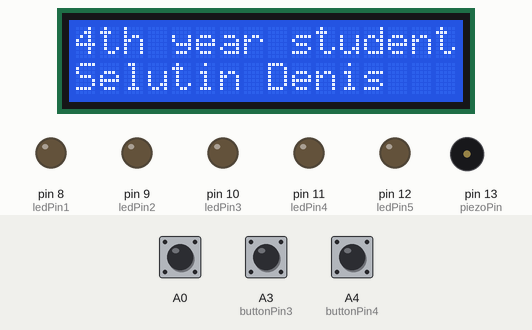
Simulated run of this sketch. Board: Arduino Uno, built with avr-gcc and run on an emulated ATmega328P. Shown: 16×2 character LCD, output pins drawn as LEDs (lit = HIGH), buzzer (waves = sounding). The inputs (shaded band) are chosen by the test bench; at power-on: A0 HIGH, A3 (buttonPin3) HIGH, A4 (buttonPin4) HIGH. Random numbers use the default seed unless the sketch sets one; what the sketch prints to the serial monitor is not drawn.

Above: at 3.1 s.
At 8.1 s:
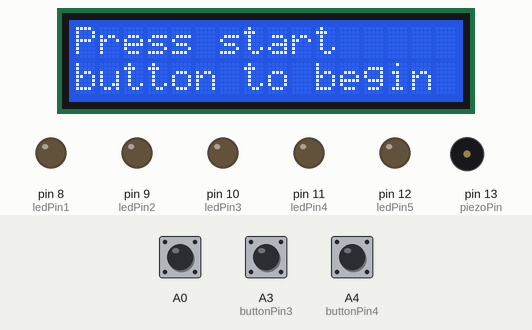
11.3 s: A0 pulled LOW for 0.15 s
At 12.7 s:
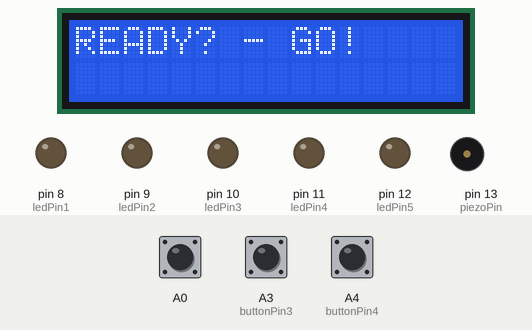
14.4 s: A3 (buttonPin3) pulled LOW for 3.2 s
At 17.6 s:
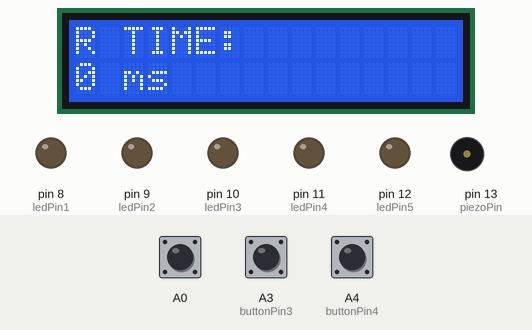
Timing chart, 0 to 26.6 s (numbered marks = the images above; inputs shaded):
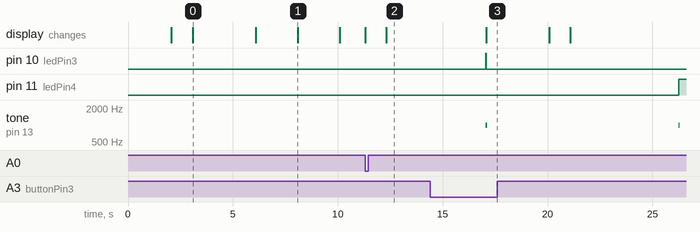

Measured:
- after the input at 11.3 s, the display: first changes at once (image 2 shows a later state)
- after the input at 14.4 s, pin 11 (ledPin4): LOW → HIGH after 11.8 s; the display: changes after 2.7 s (image 3)
- by itself, tone on pin 13 (piezoPin): alternates 1000 Hz for 0.05 s and silent for 9.1 s
- what the display in image 0 shows lasts 3.0 s, from 3.1 s to 6.1 s
- what the display in image 1 shows lasts 2.0 s, from 8.1 s to 10.1 s

The sketch:

Test.ino
```cpp
#include <LiquidCrystal.h>

// инициализация пинов дисплея
LiquidCrystal lcd(7, 6, 5, 4, 3, 2);

long randNumber; // переменная для выбора светодиода
int waitTime; // пауза разной величины перед включением светодиода
int startTime; // начало отсчёта

int reactionTime; // время реакции
int counter = 1; // счетчик попыток

int piezoPin = 13;
const int ledPin1 = 8; // светодиод 1
const int ledPin2 = 9;
const int ledPin3 = 10;
const int ledPin4 = 11;
const int ledPin5 = 12;
const int buttonPin1 = A1; // кнопка 1
const int buttonPin2 = A2;
const int buttonPin3 = A3;
const int buttonPin4 = A4;
const int buttonPin5 = A5;

int ledState1 = 0; // текущее состояние светодиод 1
int ledState2 = 0;
int ledState3 = 0;
int ledState4 = 0;
int ledState5 = 0;
boolean buttonWasUp = true; // состояние для кнопки вкл

void setup(){

Serial.begin(9600);
Serial.println("CLEARDATA"); // команда очистки таблицы Excel
Serial.println("LABEL,Date,Time,TRY,R Time"); // команда создания заголовков таблицы Excel
Serial.println("RESETTIMER");
pinMode(13, OUTPUT);
pinMode(ledPin1, OUTPUT); // задача режима работы пина светодиода
pinMode(ledPin2, OUTPUT);
pinMode(ledPin3, OUTPUT);
pinMode(ledPin4, OUTPUT);
pinMode(ledPin5, OUTPUT);
pinMode(buttonPin1, INPUT_PULLUP);// задача режима работы пина кнопки
pinMode(buttonPin2, INPUT_PULLUP);
pinMode(buttonPin3, INPUT_PULLUP);
pinMode(buttonPin4, INPUT_PULLUP);
pinMode(buttonPin5, INPUT_PULLUP);
pinMode(A0, INPUT_PULLUP); // задача режима работы для кнопки вкл

// команда инициализации экрана 16х2
lcd.begin(16, 2);
// команды вывода сообщений на экран дисплея
lcd.print("Welcome to the");
lcd.setCursor(0,2 );
lcd.print("reaction test");
delay(2000);
lcd.clear();// команда очистки дисплея
lcd.setCursor(0,0 );
lcd.print("Made by ");
delay(1000);
lcd.clear();
lcd.setCursor(0,0 );
lcd.print("4th year student");
lcd.setCursor(0,1 );
lcd.print("Selutin Denis");
delay(3000);
lcd.clear();
lcd.setCursor(0,0 );
lcd.print("Starting ");
lcd.setCursor(0,1 );
lcd.print("the test...");
delay(2000);
lcd.clear();
lcd.setCursor(0,0 );
lcd.print("Press start ");
lcd.setCursor(0,1 );
lcd.print("button to begin");
delay(2000);
lcd.clear();
}

void loop()
{
// цикл для начала тестирвования
boolean buttonIsUp = digitalRead(A0);
if (buttonWasUp && !buttonIsUp) {
delay(10);
buttonIsUp = digitalRead(7);
while(!buttonIsUp) {

while (counter <= 10) {
// Печать сообщений на дисплей
lcd.print("TRY number:");
lcd.print(counter);
delay(1000);
lcd.clear();
// Print a message to the LCD.
// lcd.begin(16, 2);
lcd.print("READY? - GO!   ");
delay(500);
// set up the LCD's number of columns and rows:
randNumber = random (8, 13);
Serial.print("TRY :   ");
Serial.print(counter);
Serial.print("      READY? - GO!   ");
waitTime = random(1000, 5000); // пауза в виде случайной величины от 2000 до 4000 мс
delay(waitTime); // делаем паузу
digitalWrite(randNumber, HIGH); // включаем светодиод

tone(piezoPin, 1000, 50);
delay(10);
// считываение состояния светодиода
ledState1 = digitalRead(ledPin1);


startTime = millis(); // запоминаем начальное время
// выключение светодиода при нажатии
// если кнопка нажата, то её состояние HIGH:
if (ledState1 == HIGH) {
while (digitalRead(buttonPin1) == HIGH) {  }  // включаем светодиод
digitalWrite(ledPin1, LOW);
}

ledState2 = digitalRead(ledPin2);
// выключение светодиода при нажатии
if (ledState2 == HIGH ) {
while (digitalRead(buttonPin2) == HIGH) {  }
digitalWrite(ledPin2, LOW);
}
ledState3 = digitalRead(ledPin3);

if (ledState3 == HIGH ) {
while (digitalRead(buttonPin3) == HIGH) {  }
digitalWrite(ledPin3, LOW);
}
ledState4 = digitalRead(ledPin4);

if (ledState4 == HIGH ) {
while (digitalRead(buttonPin4) == HIGH) {  }
digitalWrite(ledPin4, LOW);
}

ledState5 = digitalRead(ledPin5);
if (ledState5 == HIGH ) {
while (digitalRead(buttonPin5) == HIGH) {  }
digitalWrite(ledPin5, LOW);
}
reactionTime = millis()- startTime;
// set up the LCD's number of columns and rows:

// вывод показателей на дисплей
lcd.clear();
lcd.print("R TIME:");
lcd.setCursor(0,2 );
lcd.print(reactionTime);
lcd.print(" ms");


//reactionTime = millis()- startTime;
Serial.print("  R TIME:  ");
Serial.print(reactionTime);
Serial.println(" ms");
Serial.println("DATA,DATE,TIME,"+ String(counter)+ "," +String(reactionTime));
counter++;
delay(3000);
lcd.clear();

 }
lcd.print("END OF TEST");
delay(2000);
lcd.clear();
}

}
buttonWasUp = buttonIsUp; // маркер кнопки включения
}
```
